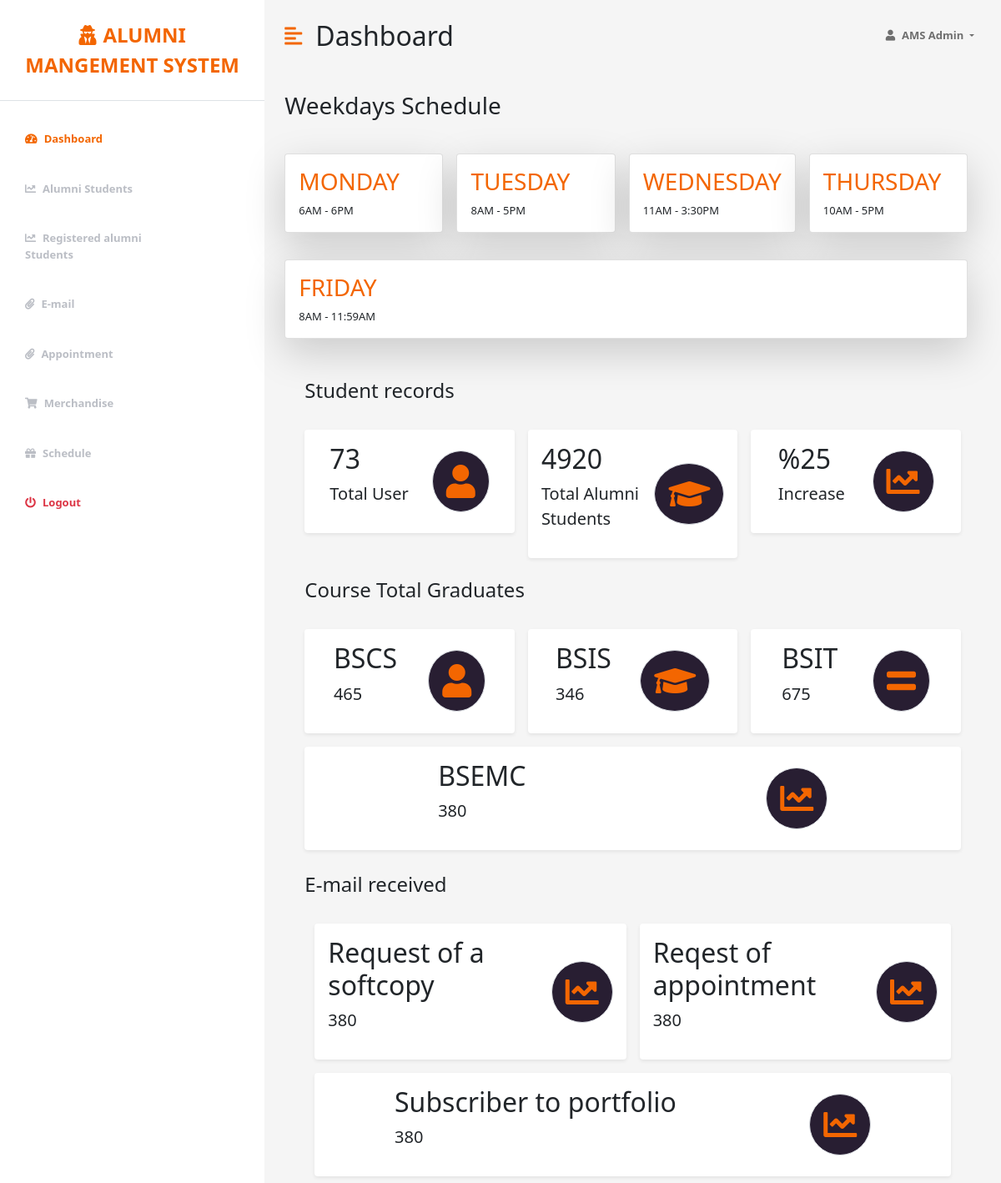
Page /admin/dashboard.php (signed in) on the committed database.
### tables this page shows
CREATE TABLE IF NOT EXISTS `schedule` (
  `id` int NOT NULL,
  `days` varchar(50) NOT NULL,
  `open` varchar(50) NOT NULL,
  `close` varchar(50) NOT NULL,
  PRIMARY KEY (`id`) USING BTREE
);

### admin/dashboard.php (the view, shortened to what this page needs)
<head>
    <link rel="stylesheet" href="../css/fontawesome-free-6.0.0-web/css/all.css">
    <link href="https://cdn.jsdelivr.net/npm/bootstrap@5.0.0-beta3/dist/css/bootstrap.min.css" rel="stylesheet" />
    <link rel="stylesheet" type="text/css" href="https://cdnjs.cloudflare.com/ajax/libs/twitter-bootstrap/5.1.3/css/bootstrap.min.css"/>
    <link rel="stylesheet" href="https://cdnjs.cloudflare.com/ajax/libs/font-awesome/5.15.3/css/all.min.css" />
    <link rel="stylesheet" type="text/css" href="https://cdn.datatables.net/1.12.1/css/dataTables.bootstrap5.min.css"/>
    <link rel="stylesheet" href="styles.css" />
</head>
<?php
    require '../connection/config.php';
 ?>
<body>
    <div class="d-flex" id="wrapper">
        <div class="bg-white" id="sidebar-wrapper">
            <div class="sidebar-heading text-center py-4 primary-text fs-4 fw-bold text-uppercase border-bottom"><i
                    class="fas fa-user-secret me-2"></i>Alumni mangement system</div>
            <div class="list-group list-group-flush my-3">
                <a href="dashboard.php" class="list-group-item list-group-item-action bg-transparent second-text active"><i
                        class="fas fa-tachometer-alt me-2"></i>Dashboard</a>
                <a href="alumni students.php" class="list-group-item list-group-item-action bg-transparent second-text fw-bold"><i
                        class="fas fa-chart-line me-2"></i>Alumni Students</a>
                <a href="registered alumni.php" class="list-group-item list-group-item-action bg-transparent second-text fw-bold"><i
                        class="fas fa-chart-line me-2"></i>Registered alumni Students</a>
                <a href="email.php" class="list-group-item list-group-item-action bg-transparent second-text fw-bold"><i
                        class="fas fa-paperclip me-2"></i>E-mail</a>
                <a href="appointment.php" class="list-group-item list-group-item-action bg-transparent second-text fw-bold"><i
                        class="fas fa-paperclip me-2"></i>Appointment</a>
                <a href="merchandise.php" class="list-group-item list-group-item-action bg-transparent second-text fw-bold"><i
                        class="fas fa-shopping-cart me-2"></i>Merchandise</a>
                <a href="schedule.php" class="list-group-item list-group-item-action bg-transparent second-text fw-bold"><i
                        class="fas fa-gift me-2"></i>Schedule</a>
                <a href="logout.php" class="list-group-item list-group-item-action bg-transparent text-danger fw-bold"><i
                        class="fas fa-power-off me-2"></i>Logout</a>
            </div>
        </div>
        <div id="page-content-wrapper">
            <nav class="navbar navbar-expand-lg navbar-light bg-transparent py-4 px-4">
                <div class="d-flex align-items-center">
                    <i class="fas fa-align-left primary-text fs-4 me-3" id="menu-toggle"></i>
                    <h2 class="fs-2 m-0">Dashboard</h2>
                </div>
                <div class="collapse navbar-collapse" id="navbarSupportedContent">
                    <ul class="navbar-nav ms-auto mb-2 mb-lg-0">
                        <li class="nav-item dropdown">
                            <a class="nav-link dropdown-toggle second-text fw-bold" href="#" id="navbarDropdown"
                                role="button" data-bs-toggle="dropdown" aria-expanded="false">
                                <i class="fas fa-user me-2"></i><?php echo $_SESSION['username']; ?>
                            </a>
                        </li>
                    </ul>
                </div>
            </nav>
            <div class="container-fluid px-4">
            <div class="row g-3 my-2">
            <h3 class="fs-3 mb-3">Weekdays Schedule</h3>
                    <?php
                    $query = "SELECT * FROM schedule";
                    $query_run = mysqli_query($conn, $query);
                    if(mysqli_num_rows($query_run) > 0){
?>    <div class="row g-3 my-2">
    <?php
    foreach($query_run as $row){
        ?>
            <div class="col-sm">
            <div class="card shadow-lg p-3 mb-3 bg-body rounded" style="text-transform:uppercase;">
                    <h3 style="color:#f36601;"><?=$row['days'];?></h3>
                    <?=$row['open'];?> - <?=$row['close'];?>
                    <br>
                </div>
            </div>
        <?php
        }
    }
    else {
        ?>
        <tr>
            <td colspan="6">No record found</td>
        </tr>
        <?php
        }
        ?>
    </div>
</div>
            <div class="container-fluid px-4">
                <div class="row g-3 my-2">
                <h3 class="fs-4 mb-3">Student records</h3>
                    <div class="col-md">
                        <div class="p-3 bg-white shadow-sm d-flex justify-content-around align-items-center rounded">
                            <div>
                                <h3 class="fs-2">73</h3>
                                <p class="fs-5">Total User</p>
                            </div>
                            <i class="fas fa-user fs-1 primary-text border rounded-full secondary-bg p-3"></i>
                        </div>
                    </div>
                    <div class="col-md">
                        <div class="p-3 bg-white shadow-sm d-flex justify-content-around align-items-center rounded">
                            <div>
                                <h3 class="fs-2">4920</h3>
                                <p class="fs-5">Total Alumni Students</p>
                            </div>
                            <i class="fas fa-graduation-cap fs-1 primary-text border rounded-full secondary-bg p-3"></i>
                        </div>
                    </div>
                    <div class="col-md">
                        <div class="p-3 bg-white shadow-sm d-flex justify-content-around align-items-center rounded">
                            <div>
                                <h3 class="fs-2">%25</h3>
                                <p class="fs-5">Increase</p>
                            </div>
                            <i class="fas fa-chart-line fs-1 primary-text border rounded-full secondary-bg p-3"></i>
                        </div>
                    </div>
                </div>
                <div class="row g-3 my-2">
                <h3 class="fs-4 mb-3">Course Total Graduates</h3>
                    <div class="col-md">
                        <div class="p-3 bg-white shadow-sm d-flex justify-content-around align-items-center rounded">
                            <div>
                                <h3 class="fs-2">BSCS</h3>
                                <p class="fs-5">465</p>
                            </div>
                            <i class="fas fa-user fs-1 primary-text border rounded-full secondary-bg p-3"></i>
                        </div>
                    </div>
                    <div class="col-md">
                        <div class="p-3 bg-white shadow-sm d-flex justify-content-around align-items-center rounded">
                            <div>
                                <h3 class="fs-2">BSIS</h3>
                                <p class="fs-5">346</p>
                            </div>
                            <i class="fas fa-graduation-cap fs-1 primary-text border rounded-full secondary-bg p-3"></i>
                        </div>
                    </div>
                    <div class="col-md">
                            <div class="p-3 bg-white shadow-sm d-flex justify-content-around align-items-center rounded">
                                <div>
                                    <h3 class="fs-2">BSIT</h3>
                                    <p class="fs-5">675</p>
                                </div>
                                <i class="fas fa-equals fs-1 primary-text border rounded-full secondary-bg p-3"></i>
                            </div>
                        </div>
                        <div class="col-md">
                            <div class="p-3 bg-white shadow-sm d-flex justify-content-around align-items-center rounded">
                                <div>
                                    <h3 class="fs-2">BSEMC</h3>
                                    <p class="fs-5">380</p>
                                </div>
                                <i class="fas fa-chart-line fs-1 primary-text border rounded-full secondary-bg p-3"></i>
                            </div>
                        </div>
                </div>
                <br>
                <h3 class="fs-4 mb-3">E-mail received</h3>
                <div class="container">
                <div class="row g-3 my-2">
                    <div class="col-md">
                        <div class="p-3 bg-white shadow-sm d-flex justify-content-around align-items-center rounded">
                            <div>
                                <h3 class="fs-2">Request of a softcopy</h3>
                                <p class="fs-5">380</p>
                            </div>
                            <i class="fas fa-chart-line fs-1 primary-text border rounded-full secondary-bg p-3"></i>
                        </div>
                    </div>
                    <div class="col-md">
                        <div class="p-3 bg-white shadow-sm d-flex justify-content-around align-items-center rounded">
                            <div>
                                <h3 class="fs-2">Reqest of appointment</h3>
                                <p class="fs-5">380</p>
                            </div>
                            <i class="fas fa-chart-line fs-1 primary-text border rounded-full secondary-bg p-3"></i>
                        </div>
                    </div>
                    <div class="col-md">
                        <div class="p-3 bg-white shadow-sm d-flex justify-content-around align-items-center rounded">
                            <div>
                                <h3 class="fs-2">Subscriber to portfolio</h3>
                                <p class="fs-5">380</p>
                            </div>
                            <i class="fas fa-chart-line fs-1 primary-text border rounded-full secondary-bg p-3"></i>
                        </div>
                    </div>
                </div>
                </div>
            </div>
        </div>
    </div>
    </div>
</body>
</html>

### admin/styles.css (style rules this page uses)
.primary-text { color: var(--main-text-color); }
.second-text { color: var(--second-text-color); }
.secondary-bg { background-color: var(--second-bg-color); }
.rounded-full { border-radius: 100%; }
#wrapper { overflow-x: hidden; background: whitesmoke; }
#sidebar-wrapper { min-height: 100vh; margin-left: -15rem; -webkit-transition: margin 0.25s ease-out; -moz-transition: margin 0.25s ease-out; -o-transition: margin 0.25s ease-out; transition: margin 0.25s ease-out; }
#sidebar-wrapper .sidebar-heading { padding: 0.875rem 1.25rem; font-size: 1.2rem; }
#sidebar-wrapper .list-group { width: 15rem; }
#page-content-wrapper { min-width: 100vw; }
#menu-toggle { cursor: pointer; }
.list-group-item { border: none; padding: 20px 30px; }
.list-group-item.active { background-color: transparent; color: var(--main-text-color); font-weight: bold; border: none; }
body, td, th,li { font-size: small; }
@media (min-width: 768px) { #sidebar-wrapper { margin-left: 0; } }
@media (min-width: 768px) { #page-content-wrapper { min-width: 0; width: 100%; } }

### rows in the picture
schedule: days "MONDAY", open "6AM", close "6PM"
schedule: days "TUESDAY", open "8AM", close "5PM"
schedule: days "WEDNESDAY", open "11AM", close "3:30PM"
schedule: days "THURSDAY", open "10AM", close "5PM"
schedule: days "FRIDAY", open "8AM", close "11:59AM"

### other values in the picture
$_SESSION['username'] "AMS Admin"
